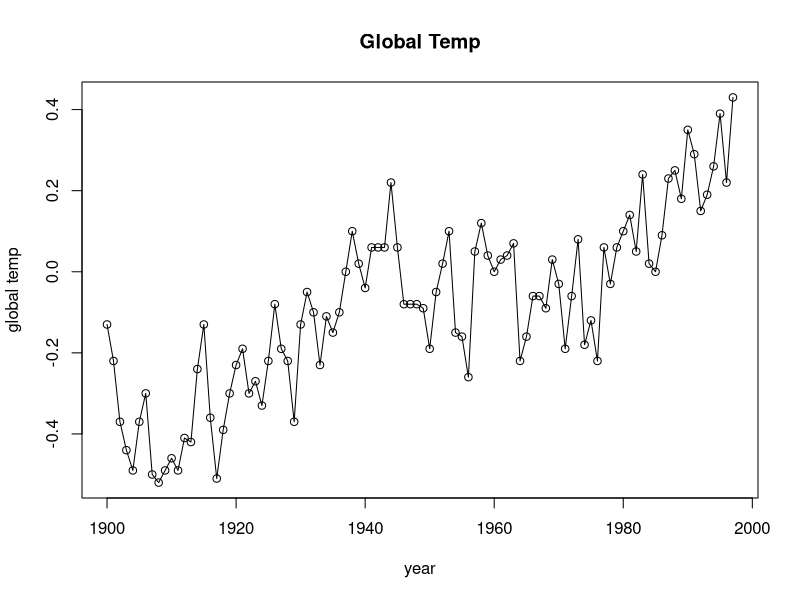
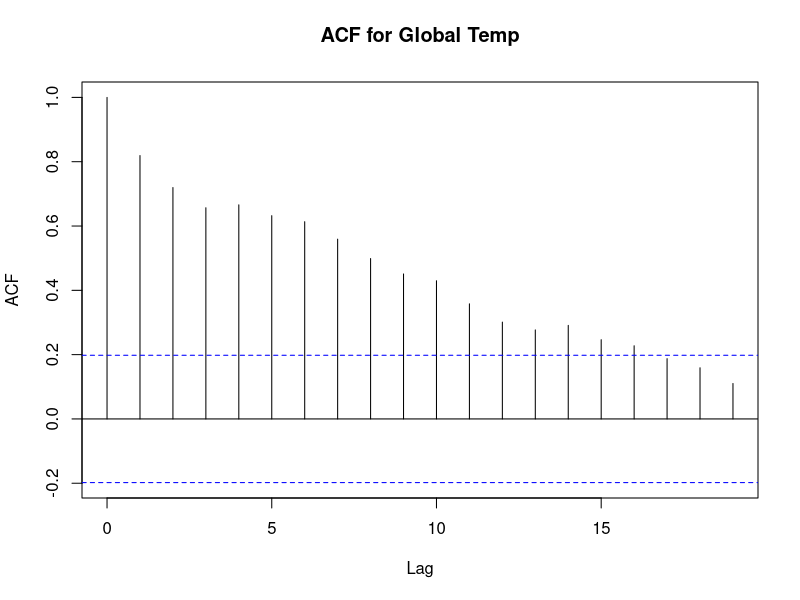
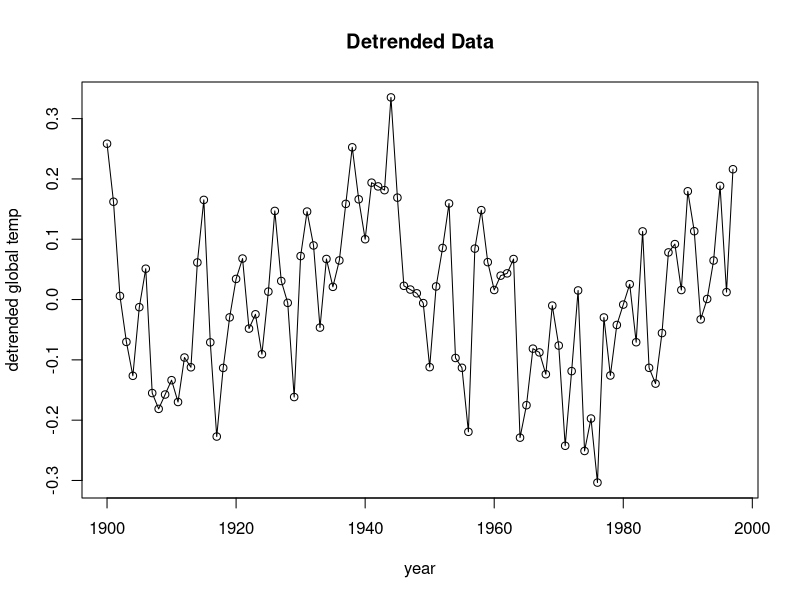
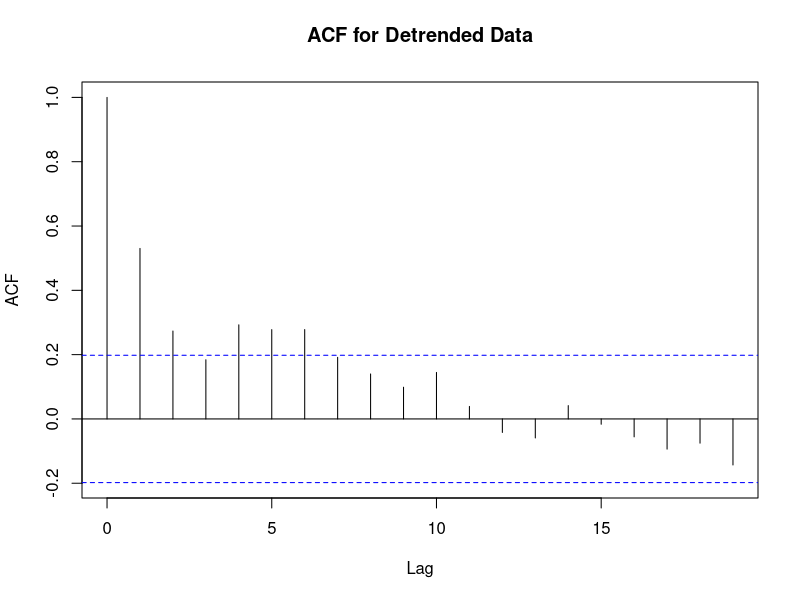
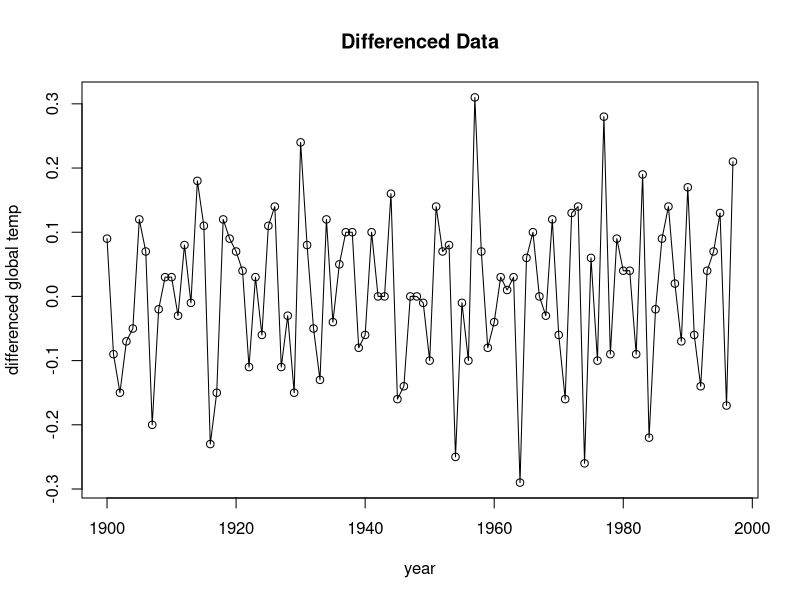
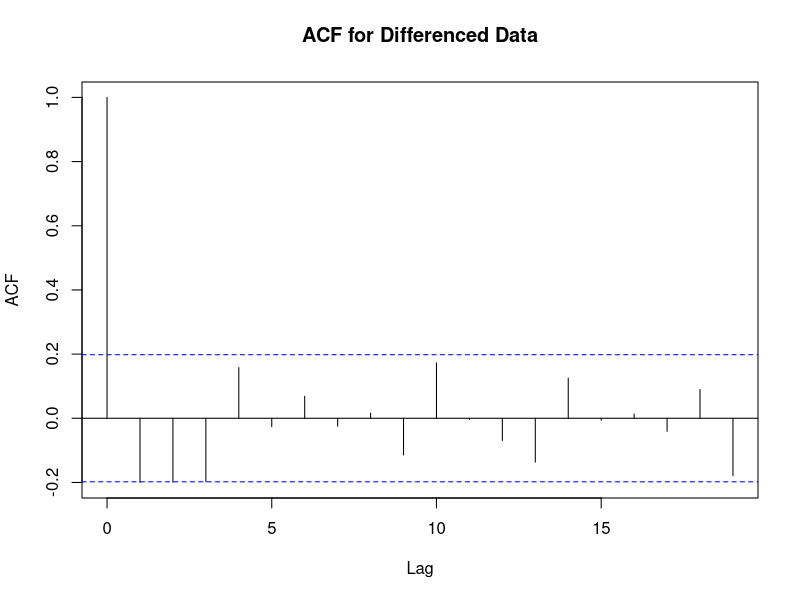

Write R code to recreate these figures, in order.
##Read data in and only use for the years 1900 to 1997

globtemp<-scan("global.txt")
x<-globtemp[45:142]
t<- 1900:1997

#########################################################
##Fit the temperature against time using OLS to detrend##
#########################################################

fit<-lm(x~t)

##plot of data
plot(t,x, type="o", ylab="global temp", xlab="year", main="Global Temp")

##acf plot of data
acf(x, main="ACF for Global Temp")

##residual plot
plot(t,fit$res, type="o", ylab="detrended global temp", xlab="year", main="Detrended Data")

##acf plot of residuals, i.e. after detrending
acf(fit$res, main="ACF for Detrended Data")

####################################################################
##difference the data in attempt to make resulting data stationary##
####################################################################

y<-globtemp[44:142] ##note I start from index 44 instead of 45 here. Why?
##plot of differenced data
plot(t,diff(y), type="o", ylab="differenced global temp", xlab="year", main="Differenced Data")

##acf plot of differenced data
acf(diff(y), main="ACF for Differenced Data")

mean(diff(y)) ##estimate for delta
sd(diff(y)) ##estimate for sigma_w

sd(diff(y))/sqrt(length(diff(y)))

t<-mean(diff(y))/(sd(diff(y))/sqrt(length(diff(y))))
t

